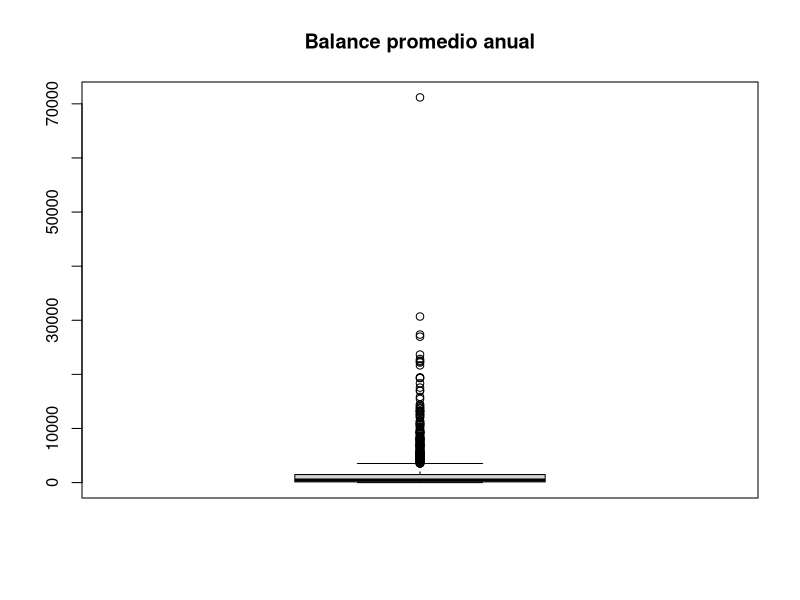
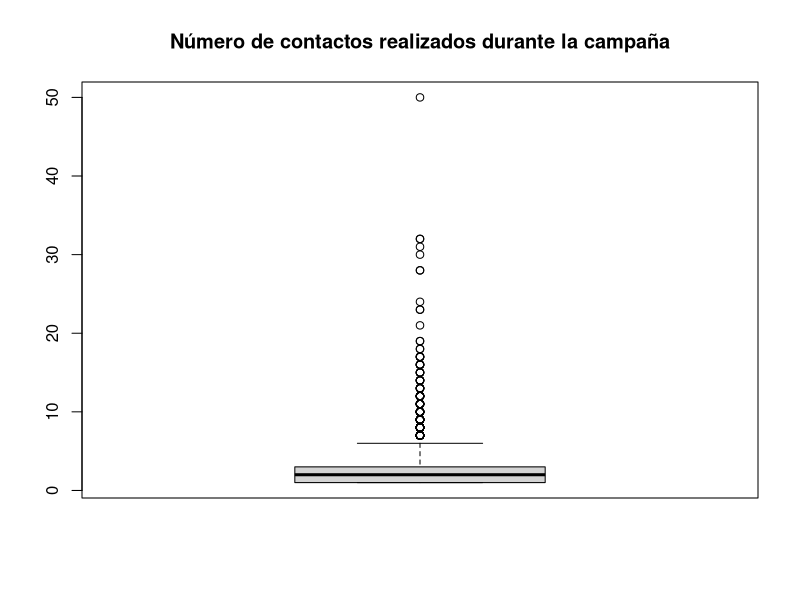
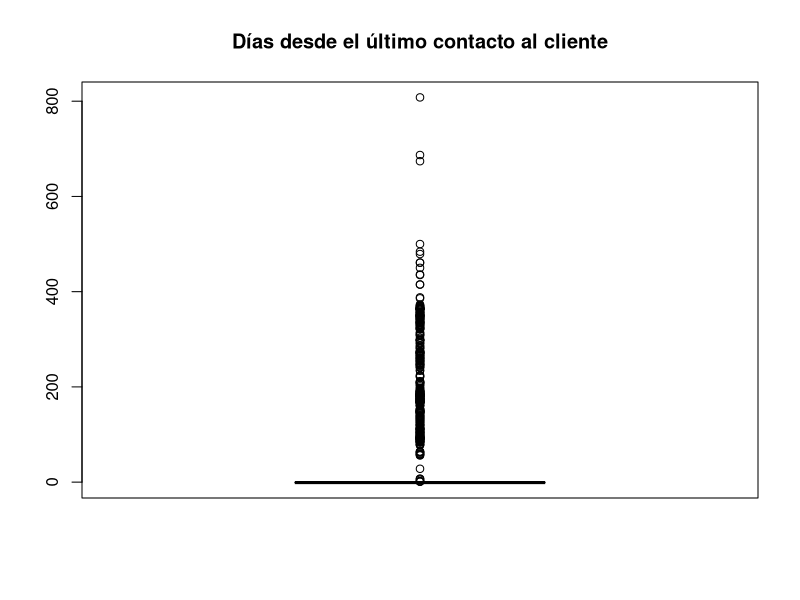

The R script that drew these images, in order:
## ---- chunk 1
#| output: false

if (!require("tidyverse")) install.packages("tidyverse")
if (!require("modeest")) install.packages("modeest")
if (!require("knitr")) install.packages("knitr")

library("tidyverse") # `dplyr` viene con tidyverse
library("modeest")
library("knitr")
## ---- chunk 2
df <- read_csv("AdquisicionAhorro.csv")
kable(df[1:12, ])
## ---- chunk 3
if ("Adq_Ahorro" %in% colnames(df))
  df <- df %>% rename(adq_ahorro = Adq_Ahorro)
## ---- chunk 4
df <- df %>% select(edad, estciv, educacion, mora, balance, campana, pdias, adq_ahorro)
## ---- chunk 5
df$balance <- as.numeric(df$balance)
## ---- chunk 6
typeof(df$balance)
## ---- chunk 7
colSums(is.na(df))
## ---- chunk 8
# Esta función calcula la moda de una lista de datos `x`
# y la imputa en sus valores faltantes.
input_mode <- function(x) replace_na(x, mfv(x))

df$estciv <- input_mode(df$estciv)
df$educacion <- df$educacion %>%
  input_mode() %>%
  replace(df$educacion == "desconocido", mfv(df$educacion))
df$mora <- input_mode(df$mora)
## ---- chunk 9
# Esta función calcula el coeficiente de variación de `x`
# ignorando los NAs
cv <- function(x) sd(x, na.rm = TRUE) / mean(x, na.rm = TRUE)

cvs <- apply(df %>% select(edad, balance, campana), 2, cv)
cvs
## ---- chunk 10
is.discrete <- function(x) {
  all(x == as.integer(x), na.rm = TRUE)
}

for (colname in names(cvs)) {
  x <- df[[colname]]

  x_mean = mean(x, na.rm = TRUE)
  x_median = median(x, na.rm = TRUE)

  # Si CV < 0.3, usar la media; sino, la mediana
  replace_value <- ifelse(cvs[[colname]] < 0.3, x_mean,  x_median)

  if (is.discrete(x))
    replace_value <- round(replace_value)

  df[[colname]] <- replace_na(x, replace_value)
}
## ---- chunk 11
df <- df %>% filter(!is.na(df$pdias))
## ---- chunk 12
summary(df %>% select(edad, balance, campana, pdias))
## ---- chunk 13
boxplot(df$balance, main = "Balance promedio anual")
## ---- chunk 14
boxplot(df$campana, main = "Número de contactos realizados durante la campaña")
## ---- chunk 15
summary(df$pdias[df$pdias != -1])
## ---- chunk 16
boxplot(df$pdias, main = "Días desde el último contacto al cliente")
## ---- chunk 17
apply(df %>% select(estciv, educacion, mora, adq_ahorro), 2, unique)
## ---- chunk 18
summary(df)
kable(df[1:12, ])
## ---- chunk 19
colSums(is.na(df))
